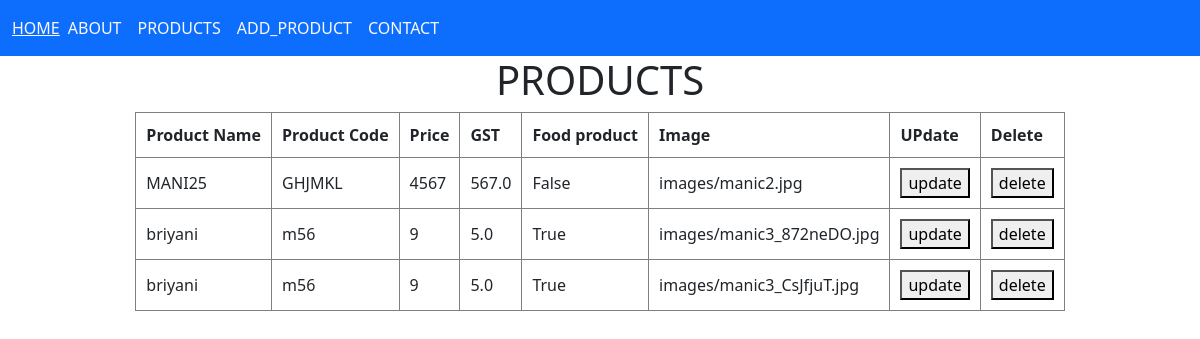
The app's page /home/product/ with its own data.
### app/models.py (models this page shows, shortened)
class Product(models.Model):
    product_name=models.CharField(null=True,max_length=100)
    product_code=models.CharField(max_length=100,null=True)
    product_price = models.IntegerField(null=True)
    product_GST=models.FloatField(null=True)
    food_product=models.BooleanField(default=False)
    image=models.ImageField(upload_to='images/',null=True,blank=True)

### app/views.py (the view)
# urls.py: path('product/',all_products,name="show_page"),
def all_products(request):
    context={'products':Product.objects.all()}
    return render(request,'app/products.html',context)

### frontend/templates/app/products.html
{% extends "app/base.html" %}
{% block content %}
<center>
<h1 >PRODUCTS</h1>
<table>
    <thead>
        <tr>
            <th>Product Name</th>
            <th>Product Code</th>
            <th>Price</th>
            <th>GST</th>
            <th>Food product</th>
            <th>Image</th>
            <th>UPdate</th>
            <th>Delete</th>
        </tr>
     </thead>
     <tbody>
        {% for product in products %}
         <tr>
            <td>{{product.product_name}}</td>
            <td>{{product.product_code}}</td>
            <td>{{product.product_price}}</td>
            <td>{{product.product_GST}}</td>
            <td>{{product.food_product}}</td>
            <td>{{product.image}}</td>
            <td><a href="{% url 'app:product_update' product.id  %}"><button >update</button></a></td>
            <td><a href="{% url 'app:product_delete' product.id  %}"><button >delete</button></a></td>
        </tr>
        {% endfor %}
     </tbody>
     </table>
</center>
{% endblock content %}

### frontend/templates/app/base.html (shortened to what this page needs)
<!DOCTYPE html>
<html lang="en">
<head>
    {% load bootstrap5 %}
    {% bootstrap_css %}
</head>
<body>
    <nav class="navbar navbar-expand-lg bg-primary">
        <div class="container-fluid">
          <a class="navbar-light text-light"  href="/home/">HOME</a>
          <div class="collapse navbar-collapse" id="navbarNav">
            <ul class="navbar-nav">
              <li class="nav-item">
                <a class="nav-link active text-light" aria-current="page" href="/home/about/">ABOUT</a>
              </li>
              <li class="nav-item">
                <a class="nav-link text-light" href="/home/product/">PRODUCTS</a>
              </li>
              <li class="nav-item">
                <a class="nav-link text-light" href="/home/product/add/">ADD_PRODUCT</a>
              </li>
              <li class="nav-item">
                <a class="nav-link text-light " href="/home/contact/">CONTACT</a>
              </li>
            </ul>
          </div>
        </div>
      </nav>
  {% block content %}
  {% endblock %}
</body>
</html>

### frontend/templates/app/base.html (style rules this page uses)
table,th,td { border :1px solid gray; padding:10px }

### records on screen
Product: product_name "MANI25", product_code "GHJMKL", product_price "4567", product_GST "567.0", food_product "False", image "images/manic2.jpg"
Product: product_name "briyani", product_code "m56", product_price "9", product_GST "5.0", food_product "True", image "images/manic3_872neDO.jpg"
Product: product_name "briyani", product_code "m56", product_price "9", product_GST "5.0", food_product "True", image "images/manic3_CsJfjuT.jpg"
